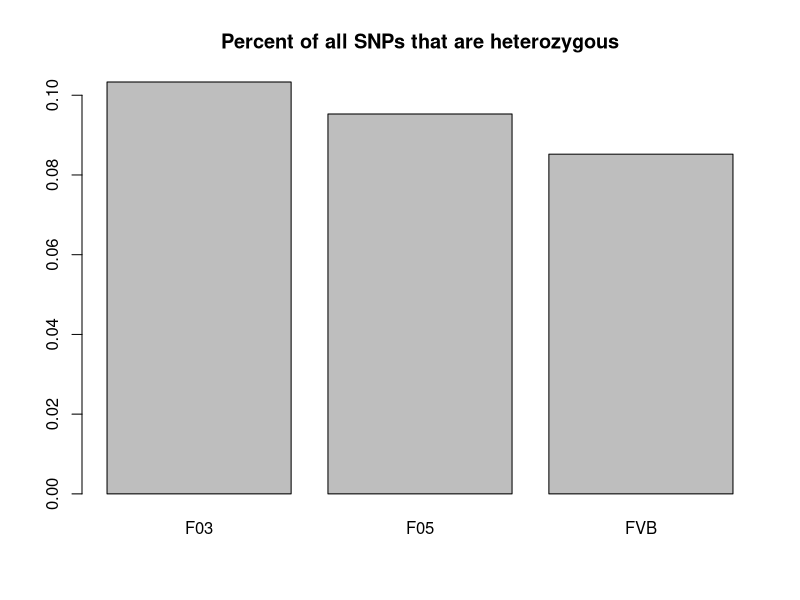
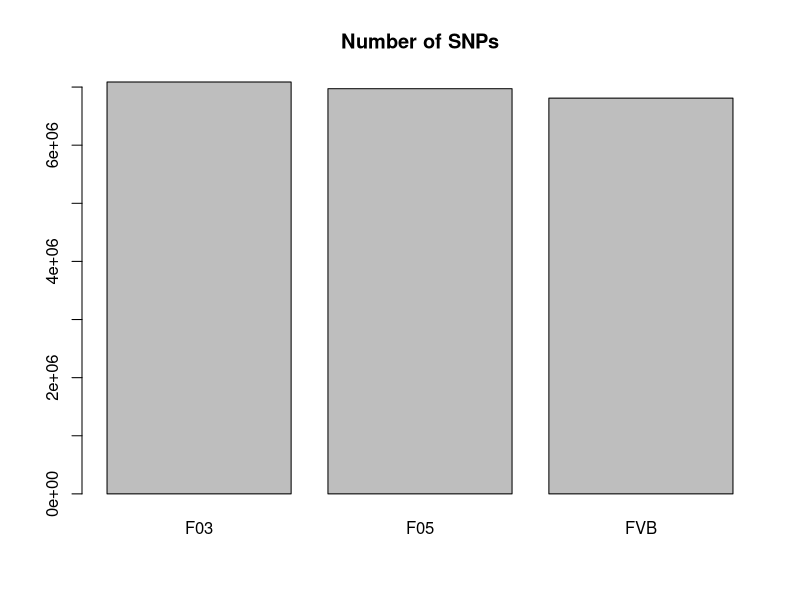

These charts were generated, in order, by the following R code:
#F03	7087153	732263
#F05	6972046	664436
#FVB	6809736 580338

pdf('countHet.pl.out.r.pdf')
barplot(c(732263/7087153,664436/6972046,580338/6809736),names=c('F03','F05','FVB'),main='Percent of all SNPs that are heterozygous')
barplot(c(7087153,6972046,6809736),names=c('F03','F05','FVB'),main='Number of SNPs')
